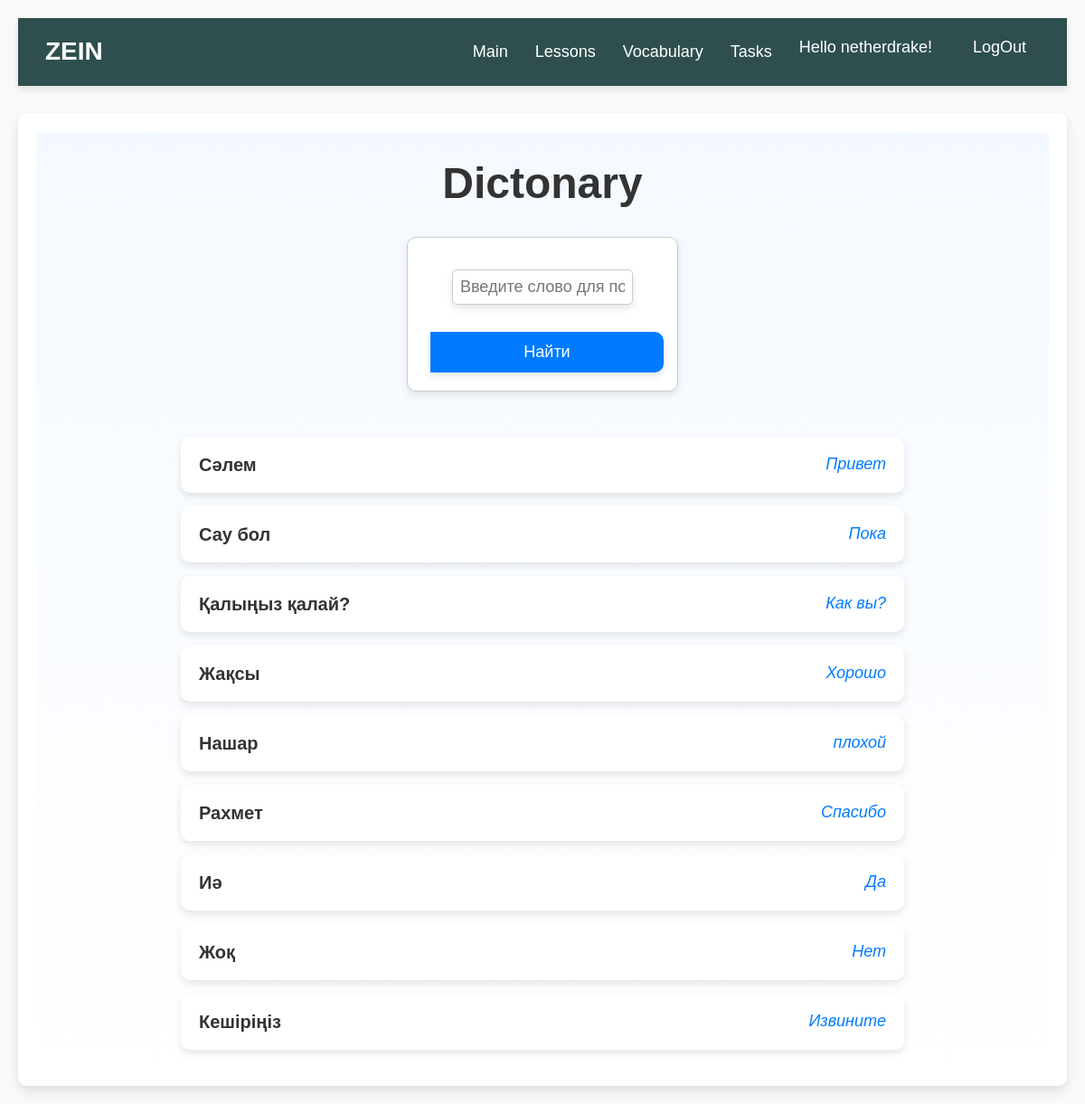
The page /words/ (signed in) on the database its author committed.
### main/models.py (models this page shows, shortened)
class Word(models.Model):
    word = models.CharField(max_length=100, unique=True)  # Слово
    translation = models.CharField(max_length=255)       # Перевод

### main/views.py (the view)
# urls.py: path('words/', views.words, name = 'words'),
def words(request):
    search_query = request.GET.get('search', '')  # Получаем параметр поиска
    if search_query:
        words = Word.objects.filter(
            Q(word__icontains=search_query) | Q(translation__icontains=search_query)
        )
    else:
        words = Word.objects.all()
    context = {'words': words}
    return render(request, 'main/words.html', context)

### templates/main/words.html (shortened to what this page needs)
{% extends "base.html" %}
{% block content %}
    <div class="vocabulary-container">
        <h1 class="page-title">Dictonary</h1>
        <form method="get" action="{% url 'words' %}" class="search-form">
            <input type="text" name="search" class="search-input" placeholder="Введите слово для поиска" value="{{ request.GET.search }}">
            <button type="submit" class="search-button">Найти</button>
        </form>
        <div class="word-list">
            {% for word in words %}
                <div class="word-item">
                    <span class="word">{{ word.word }}</span>
                    <span class="translation">{{ word.translation }}</span>
                </div>
            {% empty %}
                <p class="no-words">Пока нет слов в словаре. Добавьте свои первые слова!</p>
            {% endfor %}
        </div>
    </div>
{% endblock %}

### templates/base.html (shortened to what this page needs)
<!DOCTYPE html>
<html lang="en">
<head>
    {% load static %}
    <link rel="stylesheet" href="{% static 'style.css' %}">
</head>
<body>
    <nav class="navbar">
        <div class="logo">
            <a href="/testmain">ZEIN</a>
        </div>
    <ul class="nav-links">
    <li><a href="{% url 'testmain' %}">Main</a></li>
    <li><a href="{% url 'level_list' %}">Lessons</a></li>
    <li><a href="{% url 'words' %}">Vocabulary</a></li>
    <li><a href="{% url 'tasks' %}">Tasks</a></li>
{% if user.is_authenticated %}
    <span class="user-greeting">Hello {{ user.username }}!</span>
    <a href="{% url 'logout' %}" class="logout-link">LogOut</a>
{% else %}
    <a href="{% url 'login' %}" class="login-link me-2">LogIn</a>
    <a href="{% url 'register' %}" class="register-link">Register</a>
{% endif %}
    </ul>
    </nav>
    <div class="content">
        {% block content %}
        {% endblock %}
    </div>
</body>
</html>

### rows shown on the page
Word: word "Сәлем", translation "Привет"
Word: word "Сау бол", translation "Пока"
Word: word "Қалыңыз қалай?", translation "Как вы?"
Word: word "Жақсы", translation "Хорошо"
Word: word "Нашар", translation "плохой"
Word: word "Рахмет", translation "Спасибо"
Word: word "Иә", translation "Да"
Word: word "Жоқ", translation "Нет"
Word: word "Кешіріңіз", translation "Извините"

### other values the page prints
{{ user.username }} "netherdrake"
